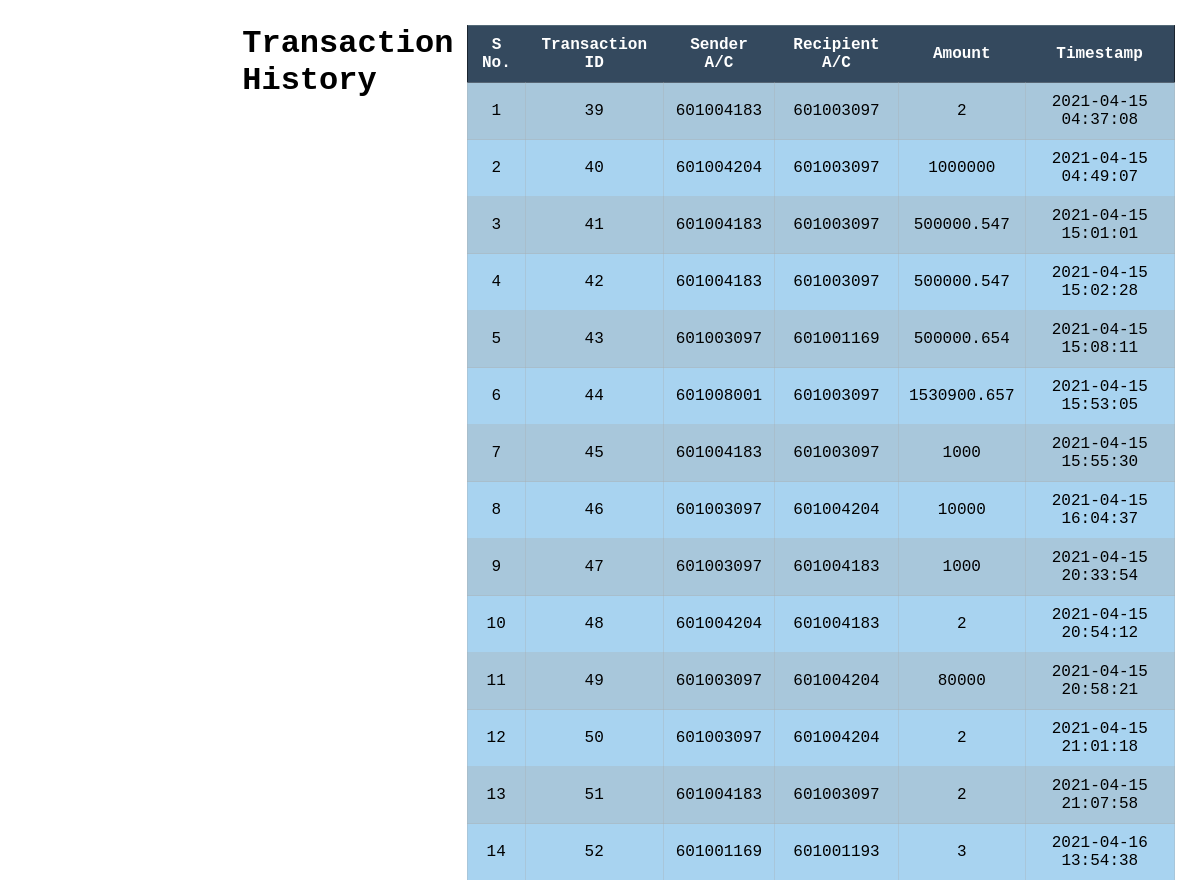
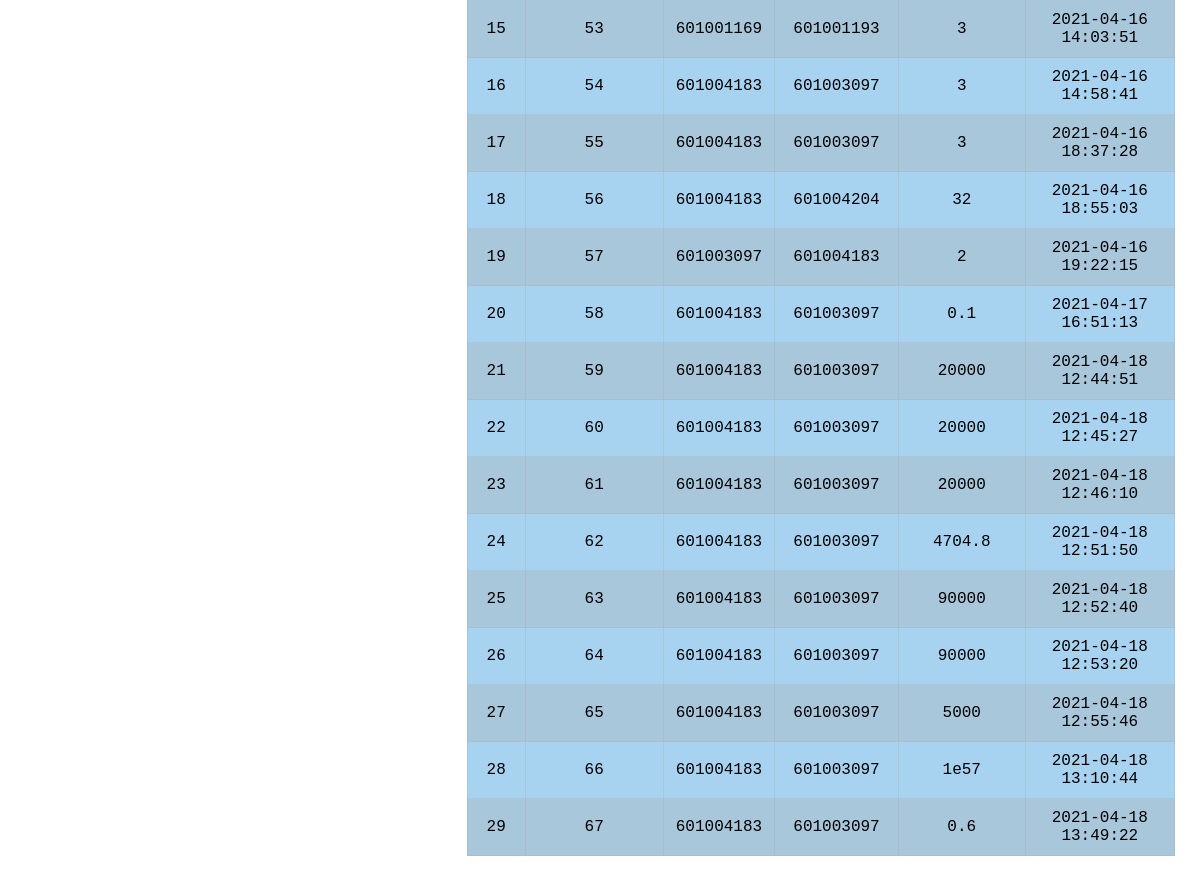
Screenshot of /transaction-history.php with the database file from the repository (2 pictures, top to bottom).
### tables this page shows
CREATE TABLE `transactions` (
  `transaction_id` int(11) NOT NULL,
  `sender_acc_num` varchar(20) NOT NULL,
  `recipient_acc_num` varchar(20) NOT NULL,
  `amount` double NOT NULL,
  `timestamp` timestamp NOT NULL DEFAULT current_timestamp() ON UPDATE current_timestamp()
);

### transaction-history.php (the view, shortened to what this page needs)
<?php
    require_once('connection.php');
    $sql = "SELECT * FROM transactions";
    $result = $conn->query($sql);
?>
<!DOCTYPE html>
<html lang="en">
<head>
    <link rel="stylesheet" href="public/CSS/styles.css">
</head>
<body>
    <div class="wrapper">
        <div class="header-text" id="head">
           <a href="index.php" class="header-text"> BANK OF INDIGENT </a>
         </div>
        <?php if($result->num_rows > 0){ ?>
        <h1>Transaction History</h1>
        <table>
            <thead>
                <tr>
                    <th>S No.</th>
                    <th>Transaction ID</th>
                    <th>Sender A/C</th>
                    <th>Recipient A/C</th>
                    <th>Amount</th>
                    <th>Timestamp</th>
                </tr>
            </thead>
            <tbody>
                <?php
                    $serial_no = 1;
                    while($row = $result->fetch_assoc()){
                ?>
                <tr>
                    <td><?php echo $serial_no; ?></td>
                    <td><?php echo $row['transaction_id']; ?></td>
                    <td><?php echo $row['sender_acc_num']; ?></td>
                    <td><?php echo $row['recipient_acc_num']; ?></td>
                    <td><?php echo $row['amount']; ?></td>
                    <td><?php echo $row['timestamp']; ?></td>
                </tr>
                <?php $serial_no++; ?>
                <?php } ?>
            </tbody>
        </table>
        <?php }
        else {
            ?>
                <h3 class="danger"><i class="fas fa-exclamation-circle mr-5px"></i> No transaction were found</h3>
            <?php
        }
        ?>
    </div>
</body>
</html>

### Public/CSS/styles.css (style rules this page uses)
* { margin: 0; padding: 0; font-family: courier new; }
.wrapper { display: flex; padding: 25px; }
.header-text { flex: 1; display: flex; flex-direction: column; display: flex; padding-left: 15px; justify-content: center; font-family: monospace; font-size: xxx-large; color: white; font-weight: 600; font-style: italic; height: 10vh; text-decoration: none; }
table { border : 0.5px solid rgba(0,0,0,0.5); border-collapse: collapse; width: 100%; background:#a8d3f0; }
th { background: #34495e; padding: 10px; color: white; }
td { border : 0.5px solid rgb(169 169 169 / 30%); padding: 10px; }
tr:nth-child(odd) { background: rgb(169 169 169 / 30%); }

### transaction-history.php (style rules this page uses)
th,td { text-align: center; }

### rows the page displays
transactions: transaction_id "39", sender_acc_num "601004183", recipient_acc_num "601003097", amount "2", timestamp "2021-04-15 04:37:08"
transactions: transaction_id "40", sender_acc_num "601004204", recipient_acc_num "601003097", amount "1000000", timestamp "2021-04-15 04:49:07"
transactions: transaction_id "41", sender_acc_num "601004183", recipient_acc_num "601003097", amount "500000.547", timestamp "2021-04-15 15:01:01"
transactions: transaction_id "42", sender_acc_num "601004183", recipient_acc_num "601003097", amount "500000.547", timestamp "2021-04-15 15:02:28"
transactions: transaction_id "43", sender_acc_num "601003097", recipient_acc_num "601001169", amount "500000.654", timestamp "2021-04-15 15:08:11"
transactions: transaction_id "44", sender_acc_num "601008001", recipient_acc_num "601003097", amount "1530900.657", timestamp "2021-04-15 15:53:05"
transactions: transaction_id "45", sender_acc_num "601004183", recipient_acc_num "601003097", amount "1000", timestamp "2021-04-15 15:55:30"
transactions: transaction_id "46", sender_acc_num "601003097", recipient_acc_num "601004204", amount "10000", timestamp "2021-04-15 16:04:37"
transactions: transaction_id "47", sender_acc_num "601003097", recipient_acc_num "601004183", amount "1000", timestamp "2021-04-15 20:33:54"
transactions: transaction_id "48", sender_acc_num "601004204", recipient_acc_num "601004183", amount "2", timestamp "2021-04-15 20:54:12"
transactions: transaction_id "49", sender_acc_num "601003097", recipient_acc_num "601004204", amount "80000", timestamp "2021-04-15 20:58:21"
transactions: transaction_id "50", sender_acc_num "601003097", recipient_acc_num "601004204", amount "2", timestamp "2021-04-15 21:01:18"
transactions: transaction_id "51", sender_acc_num "601004183", recipient_acc_num "601003097", amount "2", timestamp "2021-04-15 21:07:58"
transactions: transaction_id "52", sender_acc_num "601001169", recipient_acc_num "601001193", amount "3", timestamp "2021-04-16 13:54:38"
transactions: transaction_id "53", sender_acc_num "601001169", recipient_acc_num "601001193", amount "3", timestamp "2021-04-16 14:03:51"
transactions: transaction_id "54", sender_acc_num "601004183", recipient_acc_num "601003097", amount "3", timestamp "2021-04-16 14:58:41"
transactions: transaction_id "55", sender_acc_num "601004183", recipient_acc_num "601003097", amount "3", timestamp "2021-04-16 18:37:28"
transactions: transaction_id "56", sender_acc_num "601004183", recipient_acc_num "601004204", amount "32", timestamp "2021-04-16 18:55:03"
transactions: transaction_id "57", sender_acc_num "601003097", recipient_acc_num "601004183", amount "2", timestamp "2021-04-16 19:22:15"
transactions: transaction_id "58", sender_acc_num "601004183", recipient_acc_num "601003097", amount "0.1", timestamp "2021-04-17 16:51:13"
transactions: transaction_id "59", sender_acc_num "601004183", recipient_acc_num "601003097", amount "20000", timestamp "2021-04-18 12:44:51"
transactions: transaction_id "60", sender_acc_num "601004183", recipient_acc_num "601003097", amount "20000", timestamp "2021-04-18 12:45:27"
transactions: transaction_id "61", sender_acc_num "601004183", recipient_acc_num "601003097", amount "20000", timestamp "2021-04-18 12:46:10"
transactions: transaction_id "62", sender_acc_num "601004183", recipient_acc_num "601003097", amount "4704.8", timestamp "2021-04-18 12:51:50"
transactions: transaction_id "63", sender_acc_num "601004183", recipient_acc_num "601003097", amount "90000", timestamp "2021-04-18 12:52:40"
transactions: transaction_id "64", sender_acc_num "601004183", recipient_acc_num "601003097", amount "90000", timestamp "2021-04-18 12:53:20"
transactions: transaction_id "65", sender_acc_num "601004183", recipient_acc_num "601003097", amount "5000", timestamp "2021-04-18 12:55:46"
transactions: transaction_id "66", sender_acc_num "601004183", recipient_acc_num "601003097", amount "1e57", timestamp "2021-04-18 13:10:44"
transactions: transaction_id "67", sender_acc_num "601004183", recipient_acc_num "601003097", amount "0.6", timestamp "2021-04-18 13:49:22"
